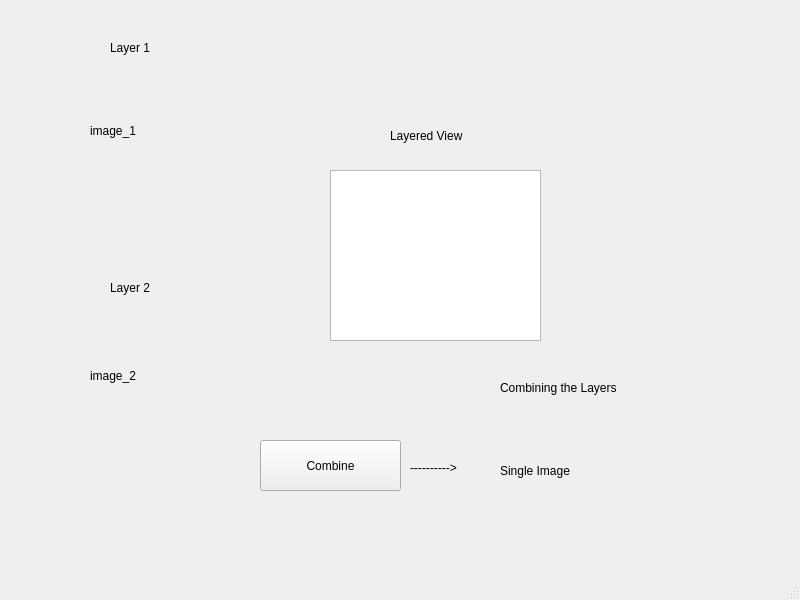
<?xml version="1.0" encoding="UTF-8"?>
<ui version="4.0">
 <class>Editor</class>
 <widget class="QMainWindow" name="Editor">
  <property name="geometry">
   <rect>
    <x>0</x>
    <y>0</y>
    <width>800</width>
    <height>600</height>
   </rect>
  </property>
  <property name="windowTitle">
   <string>editor</string>
  </property>
  <widget class="QWidget" name="centralwidget">
   <widget class="QPushButton" name="combine_button">
    <property name="geometry">
     <rect>
      <x>260</x>
      <y>440</y>
      <width>141</width>
      <height>51</height>
     </rect>
    </property>
    <property name="text">
     <string>Combine</string>
    </property>
   </widget>
   <widget class="QLabel" name="label">
    <property name="geometry">
     <rect>
      <x>410</x>
      <y>460</y>
      <width>62</width>
      <height>16</height>
     </rect>
    </property>
    <property name="text">
     <string>----------&gt;</string>
    </property>
   </widget>
   <widget class="QLabel" name="image_1">
    <property name="geometry">
     <rect>
      <x>90</x>
      <y>80</y>
      <width>111</width>
      <height>101</height>
     </rect>
    </property>
    <property name="text">
     <string>image_1</string>
    </property>
   </widget>
   <widget class="QLabel" name="image_2">
    <property name="geometry">
     <rect>
      <x>90</x>
      <y>320</y>
      <width>121</width>
      <height>111</height>
     </rect>
    </property>
    <property name="text">
     <string>image_2</string>
    </property>
   </widget>
   <widget class="QGraphicsView" name="graphicsView">
    <property name="geometry">
     <rect>
      <x>330</x>
      <y>170</y>
      <width>211</width>
      <height>171</height>
     </rect>
    </property>
   </widget>
   <widget class="QLabel" name="label_2">
    <property name="geometry">
     <rect>
      <x>390</x>
      <y>120</y>
      <width>101</width>
      <height>31</height>
     </rect>
    </property>
    <property name="text">
     <string>Layered View</string>
    </property>
   </widget>
   <widget class="QLabel" name="post_render">
    <property name="geometry">
     <rect>
      <x>500</x>
      <y>400</y>
      <width>141</width>
      <height>141</height>
     </rect>
    </property>
    <property name="text">
     <string>Single Image</string>
    </property>
   </widget>
   <widget class="QLabel" name="label_3">
    <property name="geometry">
     <rect>
      <x>110</x>
      <y>40</y>
      <width>62</width>
      <height>16</height>
     </rect>
    </property>
    <property name="text">
     <string>Layer 1</string>
    </property>
   </widget>
   <widget class="QLabel" name="label_4">
    <property name="geometry">
     <rect>
      <x>110</x>
      <y>280</y>
      <width>62</width>
      <height>16</height>
     </rect>
    </property>
    <property name="text">
     <string>Layer 2</string>
    </property>
   </widget>
   <widget class="QLabel" name="label_5">
    <property name="geometry">
     <rect>
      <x>500</x>
      <y>380</y>
      <width>171</width>
      <height>16</height>
     </rect>
    </property>
    <property name="text">
     <string>Combining the Layers</string>
    </property>
   </widget>
  </widget>
  <widget class="QMenuBar" name="menubar">
   <property name="geometry">
    <rect>
     <x>0</x>
     <y>0</y>
     <width>800</width>
     <height>21</height>
    </rect>
   </property>
  </widget>
  <widget class="QStatusBar" name="statusbar"/>
 </widget>
 <resources/>
 <connections/>
</ui>
